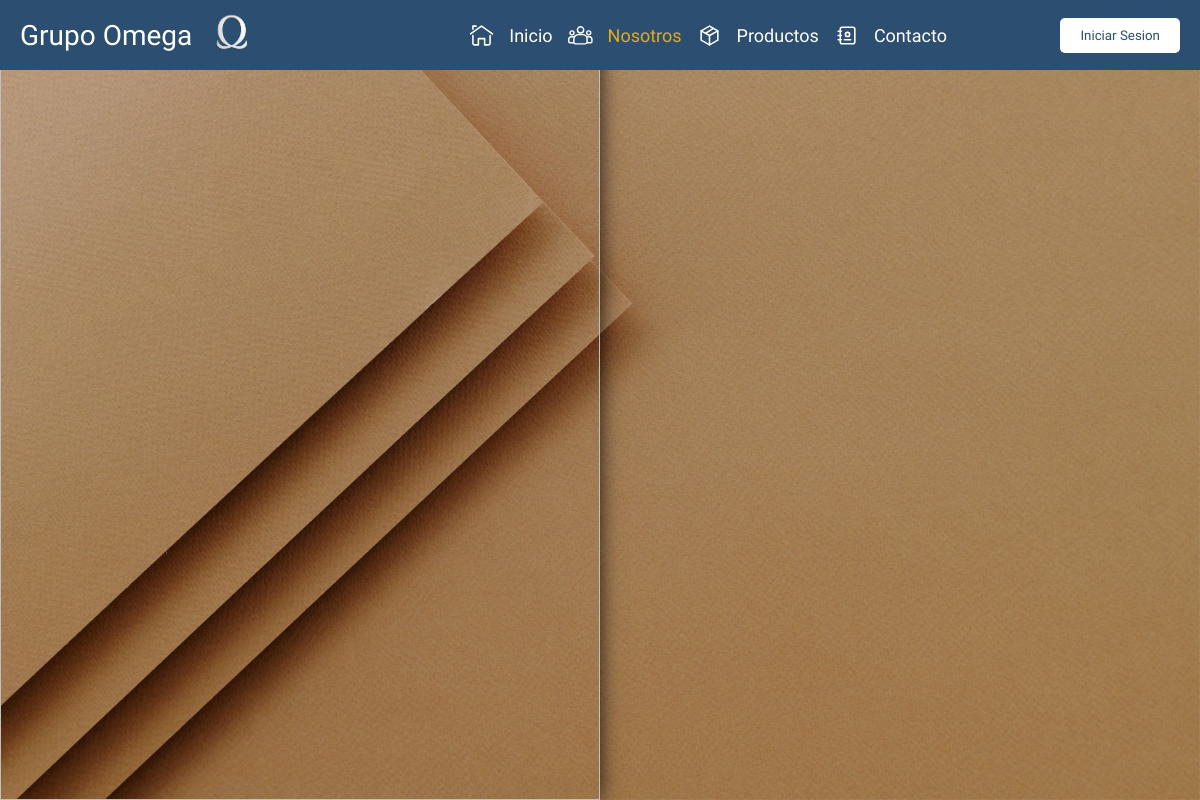
The app's page /nosotros/, older data.
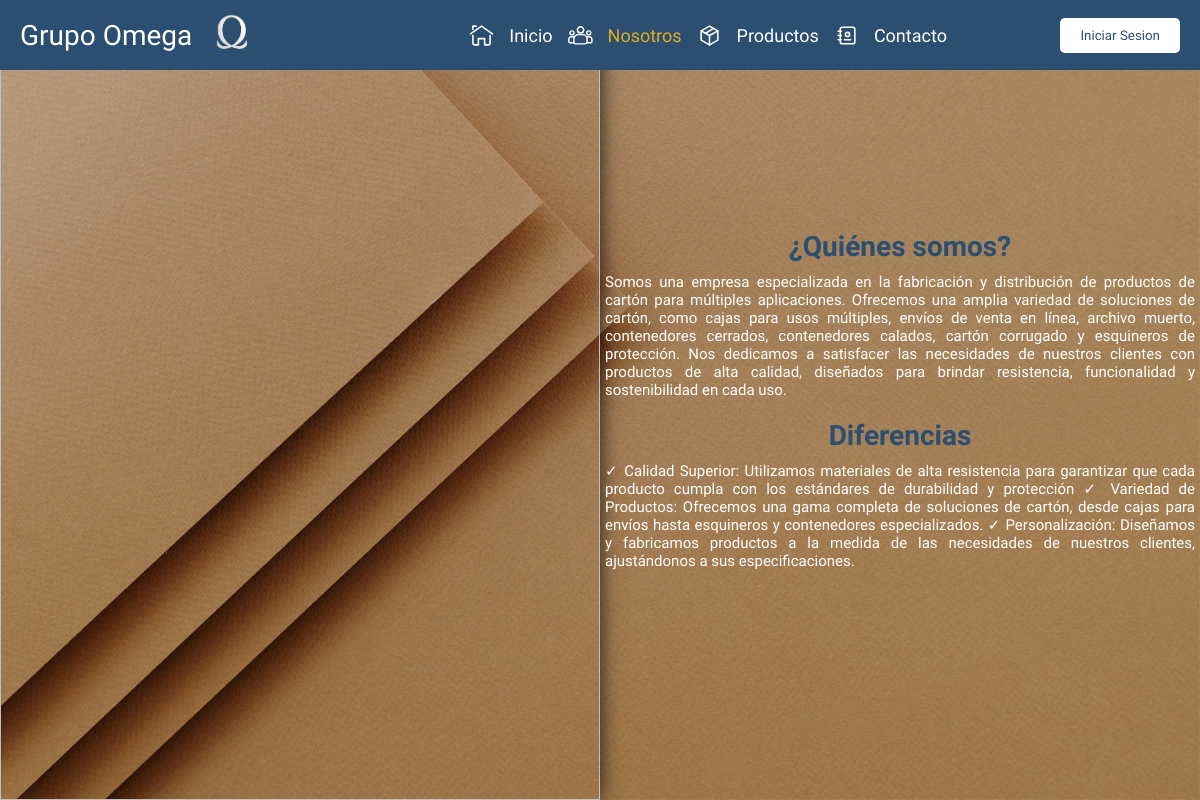
The same page, newer data.
### cuenta/models.py (models this page shows, shortened)
class PaginaNosotros(models.Model):
    titulo = models.CharField(max_length=100, default="¿Quiénes somos?")
    titulo_dos = models.CharField(max_length=500, default="Diferencias")
    color_letra_titulo = models.CharField(max_length=8, default="#2b4e71")
    color_letra_titulo_dos = models.CharField(max_length=8, default="#ffffff")
    txt_uno = models.TextField(default="")
    txt_dos = models.TextField(default="")
    color_txt_uno = models.CharField(max_length=8, default="#2b4e71")
    color_txt_dos = models.CharField(max_length=8, default="#ffffff")

### inicio/views.py (the view)
# urls.py: path('nosotros/', nosotros.as_view(), name="nosotros"),
class nosotros(TemplateView):
    template_name = "inicio/nosotros.html"
    def get_context_data(self, **kwargs):
        context = super().get_context_data(**kwargs)
        pagina = PaginaNosotros.objects.first()
        context['pagina'] = pagina
        return context

### inicio/templates/inicio/nosotros.html
{% extends 'inicio/base.html' %}
{% load static %}
{% block section %}
<section class="zona-2">
    <div class="container-us">
        <img class="image-us" src="{% static 'inicio/images/home-images/us.jpg' %}" alt="">
    </div>
    <div class="txt-about-us">
        <h2 style="color: {{ pagina.color_letra_titulo }};">{{ pagina.titulo }}</h2>
        <p style="color: {{ pagina.color_txt_uno }};">
        {{ pagina.txt_uno }}
        <p>
        <h2 style="color: {{ pagina.color_letra_titulo_dos }};" >{{ pagina.titulo_dos }}</h2>
        <p style="color: {{ pagina.color_txt_dos }};" >{{ pagina.txt_dos }}</p>
    </div>
</section>
{% endblock %}

### inicio/templates/inicio/base.html (shortened to what this page needs)
<!DOCTYPE html>
<html lang="en">
<head>
    {% load static %}
    <link rel="stylesheet" href="{% static 'inicio/css/style.css' %}" />
</head>
<body>
    <header class="header">
        <div class="logo-img">
            <a href="{% url 'inicio' %}">Grupo Omega</a>
            <img src="{% static 'inicio/images/home-images/logo.png' %}" alt="Logo marca">
        </div>
        <nav>
            <ul class="nav-links" id="navLinks">
                <img class="icon" src="{% static 'inicio/images/icons/home-ico.svg' %}" alt="">
                <li><a href="{% url 'inicio' %}">Inicio</a></li>
                <img class="icon" src="{% static 'inicio/images/icons/us-ico.svg' %}" alt="">
                <li><a href="{% url 'nosotros' %}">Nosotros</a></li>
                <img class="icon" src="{% static 'inicio/images/icons/product-ico.svg' %}" alt="">
                <li><a href="{% url 'productos' %}">Productos</a></li>
                <img class="icon" src="{% static 'inicio/images/icons/email-ico.svg' %}" alt="">
                <li><a href="{% url 'contacto' %}">Contacto</a></li>
            </ul>
        </nav>
        <button class="btn"><a href="{% url 'user_dashboard' %}">Iniciar Sesion</a></button>
    </header>
    {% block section %}
    {% endblock %}
</body>
</html>

### inicio/static/inicio/css/style.css (style rules this page uses)
* { box-sizing: border-box; margin: 0; padding: 0; font-family: 'Biryani', sans-serif; }
.header { background-color: #2b4e71; padding: 5px 20px; display: flex; justify-content: space-between; align-items: center; position: fixed; width: 100%; top: 0; z-index: 1000; }
.logo-img { display: flex; align-items: center; }
.logo-img a { text-decoration: none; color: #ffffff; font-size: 28px; margin-right: 10px; }
.logo-img img { width: 60px; height: auto; margin-right: 10px; cursor: pointer; }
.nav-links { list-style: none; padding: 0; margin: 0; display: flex; }
.nav-links li { margin: 0 15px; display: flex; align-items: center }
.nav-links .icon { width: 25px; height: 25px; }
.nav-links a { text-decoration: none; color: #ffffff; font-size: 18px; transition: color 0.3s ease; }
.nav-links a.clicked { color: #dfac21; }
.btn { background-color: #ffffff; color: #2b4e71; padding: 10px 20px; border: none; border-radius: 5px; cursor: pointer; }
.btn a { text-decoration: none; color: #2b4e71; }
.zona-1,.zona-2,.zona-3,.zona-4,.zona-5,.zona-6 { position: relative; width: 100%; height: 100vh; background: url('../images/home-images/background.jpg'); background-size: 100% 100%; background-position: center center; background-attachment: fixed; background-repeat: no-repeat; display: grid; grid-template-columns: 1fr 1fr; align-items: center; justify-items: center; text-align: center; }
.zona-2 .container-us { width: 100%; height: 100vh; display: flex; justify-content: center; align-items: center; overflow: hidden; box-shadow: 0 0 20px rgba(0, 0, 0, 0.8); }
.zona-2 .container-us .image-us { width: 100%; height: 100%; object-fit: cover; box-shadow: 0 0 10px rgba(0, 0, 0, 0.8); filter: grayscale(30%); }
.zona-2 .txt-about-us { max-width: 600px; }
.zona-2 .txt-about-us h2 { padding: 5px; font-size: 28px; }
.zona-2 .txt-about-us p { padding: 5px; color: #ffffff; font-size: 15px; text-align: justify; }

Row changes from the older to the newer data that the page shows:
added PaginaNosotros: titulo "¿Quiénes somos?", txt_uno "Somos una empresa especializada en la fabricación y distribución de productos de cartón para múltiples aplicaciones. Ofrecemos una amplia variedad de soluciones de cartón, como cajas para usos múltiples, envíos de venta en línea, archivo muerto, contenedores cerrados, contenedores calados, cartón corrugado y esquineros de protección. Nos dedicamos a satisfacer las necesidades de nuestros clientes con productos de alta calidad, diseñados para brindar resistencia, funcionalidad y sostenibilidad en cada uso.", titulo_dos "Diferencias", txt_dos "✓ Calidad Superior: Utilizamos materiales de alta resistencia para garantizar que cada producto cumpla con los estándares de durabilidad y protección ✓ Variedad de Productos: Ofrecemos una gama completa de soluciones de cartón, desde cajas para envíos hasta esquineros y contenedores especializados. ✓ Personalización: Diseñamos y fabricamos productos a la medida de las necesidades de nuestros clientes, ajustándonos a sus especificaciones."
